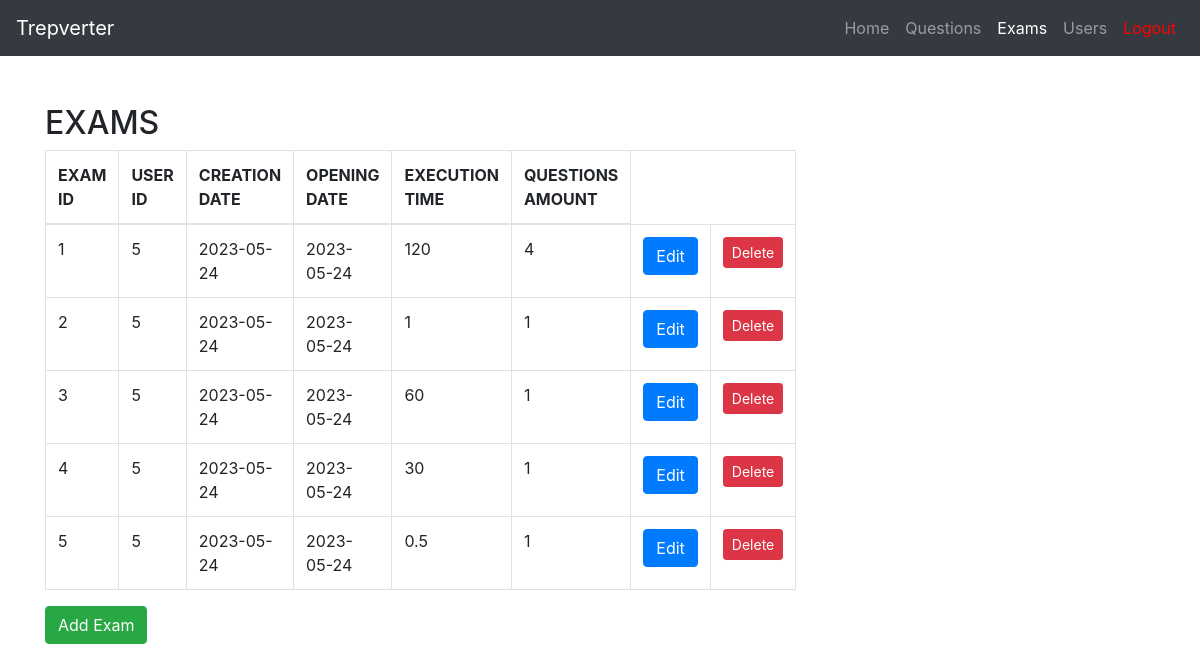
/exams (signed in), run on an earlier commit of the app's database.
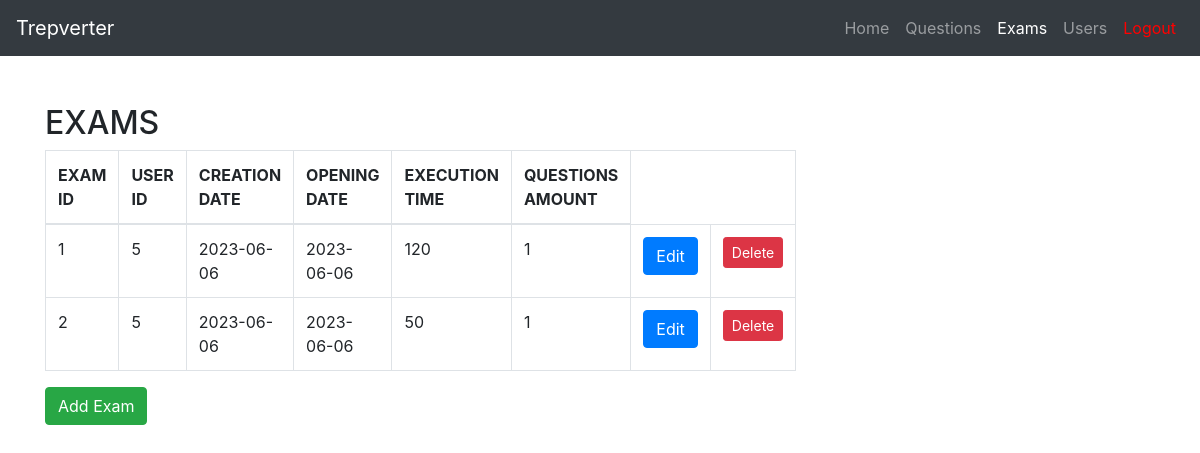
And on a later commit of the database.
### tables this page shows
CREATE TABLE "exams" (
	"id"	INTEGER NOT NULL,
	"creation_date"	DATE NOT NULL,
	"opening_date"	VARCHAR(10) NOT NULL,
	"execution_time"	INTEGER NOT NULL,
	"questions_amount"	INTEGER NOT NULL,
	"user_id"	INTEGER,
	PRIMARY KEY("id"),
	FOREIGN KEY("user_id") REFERENCES "users"("id")
);

CREATE TABLE users (
	id INTEGER NOT NULL, 
	username VARCHAR(64) NOT NULL, 
	email VARCHAR(64) NOT NULL, 
	password VARCHAR NOT NULL, 
	first_access BOOLEAN NOT NULL, 
	role_id INTEGER, 
	PRIMARY KEY (id), 
	FOREIGN KEY(role_id) REFERENCES roles (id)
);

### views/main.py (the view)
@main.route('/exams', methods=['GET', 'POST', 'PUT', 'DELETE'])
@login_required
def exams():
    from models.entities import Exam, Question
    all_exams = Exam.show_all()
    if str(current_user.role) == 'Student':
        return render_template('exams_student.html', exams=all_exams)
    from forms import ExamForm
    all_questions = Question.show_all()
    form = ExamForm()
    if request.method == 'POST':
        from models.auth import auth_add_exam
        return auth_add_exam()
    return render_template('exams.html', exams=all_exams, all_questions=all_questions, form=form)

### app.py (called while the page is built)
@login_manager.user_loader
def load_user(user_id):
    from models.entities import User
    return User.query.get(int(user_id))

### models/entities.py (called while the page is built)
    def __repr__(self):
        return f'{self.name}'

    @staticmethod
    def show_all():
        return Question.query.all()

    @staticmethod
    def show_all():
        return Exam.query.all()

### templates/exams.html (shortened to what this page needs)
{% import "bootstrap/wtf.html" as wtf %}
<!DOCTYPE html>
<html lang="en">
<head>
  <link rel="stylesheet" href="https://cdn.jsdelivr.net/npm/bootstrap@4.0.0/dist/css/bootstrap.min.css">
</head>
<body>
  <nav class="navbar navbar-expand-lg navbar-dark bg-dark">
    <a class="navbar-brand" href="#">Trepverter</a>
    <div class="collapse navbar-collapse" id="navbarNav">
      <ul class="navbar-nav ml-auto">
        <li class="nav-item">
          <a class="nav-link" href="{{url_for('main.index')}}">Home</a>
        </li>
        <li class="nav-item">
            <a class="nav-link" href="{{url_for('main.questions')}}">Questions</a>
          </li>
        <li class="nav-item active">
          <a class="nav-link" href="{{url_for('main.exams')}}">Exams</a>
        </li>
        <li class="nav-item">
            <a class="nav-link" href="{{url_for('main.users')}}">Users</a>
          </li>
        <li class="nav-item">
          <a class="nav-link" style = "color: red" href="{{url_for('auth.logout')}}">Logout</a>
        </li>
      </ul>
    </div>
  </nav>
  <div class="container mt-5">
    <div class="row">
      <div class="col-md-6">
        <h2>EXAMS</h2>
        <table class="table table-bordered table-hover">
            <thead>
                <tr>
                    <th scope="col">EXAM ID</th>
                    <th scope="col">USER ID</th>
                    <th scope="col">CREATION DATE</th>
                    <th scope="col">OPENING DATE</th>
                    <th scope="col">EXECUTION TIME</th>
                    <th scope="col">QUESTIONS AMOUNT</th>
                </tr>
            </thead>
            <tbody>
            {% for exam in exams %}
                <tr>
                    <td>{{exam.id}}</td>
                    <td>{{exam.user.id}}</td>
                    <td>{{exam.creation_date}}</td>
                    <td>{{exam.opening_date}}</td>
                    <td>{{exam.execution_time}}</td>
                    <td>{{exam.questions_amount}}</td>
                    <td><button type="button" onclick="location.href='exams/{{exam.id}}'" class="btn btn-primary">Edit</button></td>
                    <td><button data-toggle="modal" data-target="#deleteModal" class="btn btn-sm btn-danger" data-exam-id="{{ exam.id }}">Delete</button></td>
                </tr>
            {% endfor %}
            </tbody>
        </table>
        <button type="button" class="btn btn-success" data-toggle="modal" data-target="#exampleModal">
          Add Exam
        </button>
      </div>
    </div>
  </div>

What changed in the data, as far as the page shows it:
removed exams: id "3", user.id "5", creation_date "2023-05-24", opening_date "2023-05-24", execution_time "60", questions_amount "1"
removed exams: id "4", user.id "5", creation_date "2023-05-24", opening_date "2023-05-24", execution_time "30", questions_amount "1"
removed exams: id "5", user.id "5", creation_date "2023-05-24", opening_date "2023-05-24", execution_time "0.5", questions_amount "1"
changed exams id 1: creation_date "2023-05-24" → "2023-06-06"; opening_date "2023-05-24" → "2023-06-06"; questions_amount "4" → "1"
changed exams id 2: creation_date "2023-05-24" → "2023-06-06"; opening_date "2023-05-24" → "2023-06-06"; execution_time "1" → "50"
